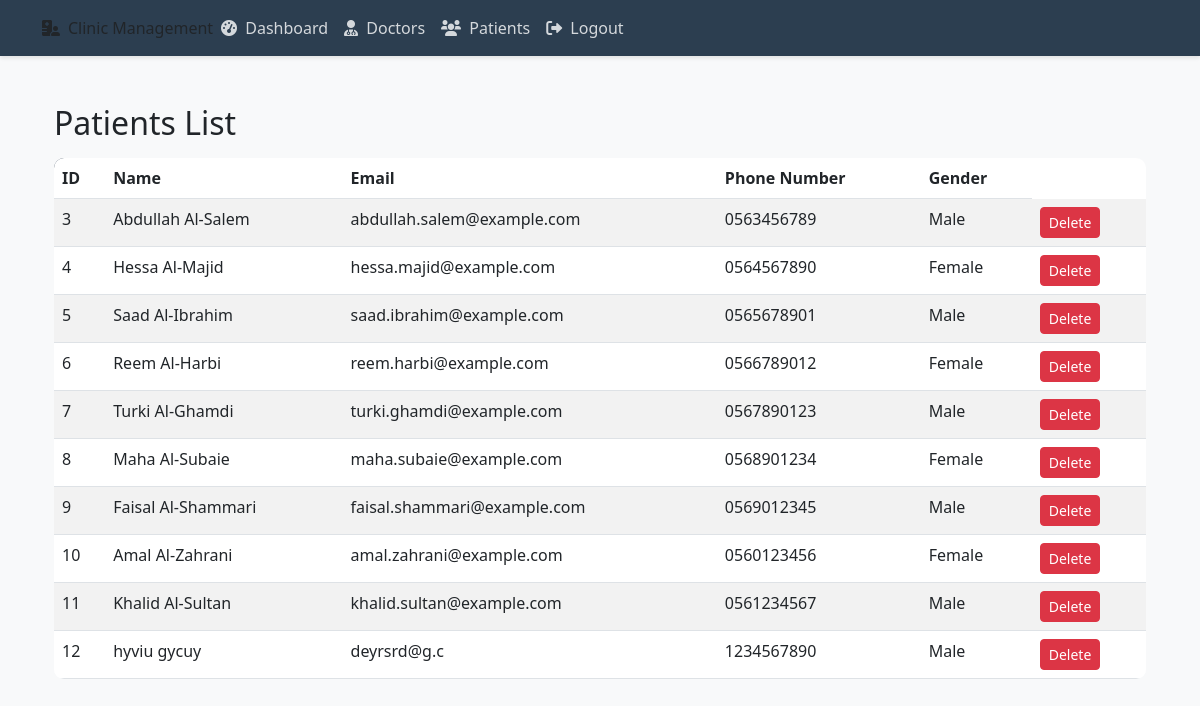
Screenshot of /admin/patients (signed in) with the database file from the repository.
### models.py (models this page shows)
class Patient(db.Model):
    __tablename__ = 'patients'
    id = db.Column(db.Integer, primary_key=True)
    first_name = db.Column(db.String(50), nullable=False, comment='First name')
    last_name = db.Column(db.String(50), nullable=False, comment='Last name')
    email = db.Column(db.String(120), unique=True, nullable=False, comment='Email address')
    phone_number = db.Column(db.String(20), nullable=False, comment='Phone number')
    password = db.Column(db.String(128), nullable=False, comment='Password')
    gender = db.Column(db.String(10), nullable=False, comment='Gender')
    created_at = db.Column(db.DateTime, server_default=db.func.now(), comment='Registration date')
    appointments = db.relationship('Appointment', backref='patient_details')

### app.py (the view)
@app.route('/admin/patients')
@login_required
def patients_list():
    if current_user.role != 'admin':
        flash('You do not have permission to access this page.', 'danger')
        return redirect(url_for('login'))
    patients = Patient.query.all()
    return render_template('admin/patients_list.html', patients=patients, current_year=datetime.now().year)

### app.py (called while the page is built)
@login_manager.user_loader
def load_user(user_id):
    return db.session.get(User, int(user_id))

### templates/admin/patients_list.html
{% extends 'base.html' %}
{% block content %}
<div class="container mt-5">
    <h2>Patients List</h2>
    <table class="table table-striped mt-3">
        <thead>
            <tr>
                <th>ID</th>
                <th>Name</th>
                <th>Email</th>
                <th>Phone Number</th>
                <th>Gender</th>
            </tr>
        </thead>
        <tbody>
            {% for patient in patients %}
            <tr>
                <td>{{ patient.id }}</td>
                <td>{{ patient.first_name }} {{ patient.last_name }}</td>
                <td>{{ patient.email }}</td>
                <td>{{ patient.phone_number }}</td>
                <td>{{ patient.gender.capitalize() }}</td>
                <td>
                    <form action="{{ url_for('delete_patient_record', patient_id=patient.id) }}" method="post" style="display:inline;">
                        <button type="submit" class="btn btn-danger btn-sm">Delete</button>
                    </form>
                </td>
            </tr>
            {% endfor %}
        </tbody>
    </table>
</div>
{% endblock %}

### templates/base.html (style rules this page uses)
:root { --primary-color: #2c3e50; --secondary-color: #3498db; --accent-color: #e74c3c; }
body { font-family: 'Segoe UI', Tahoma, Geneva, Verdana, sans-serif; background-color: #f8f9fa; }
.table { background: white; border-radius: 10px; overflow: hidden; }
.table thead { background-color: var(--primary-color); color: white; }

### rows the page displays
Patient: id "3", first_name "Abdullah", last_name "Al-Salem", email "abdullah.salem@example.com", phone_number "0563456789", gender "Male"
Patient: id "4", first_name "Hessa", last_name "Al-Majid", email "hessa.majid@example.com", phone_number "0564567890", gender "Female"
Patient: id "5", first_name "Saad", last_name "Al-Ibrahim", email "saad.ibrahim@example.com", phone_number "0565678901", gender "Male"
Patient: id "6", first_name "Reem", last_name "Al-Harbi", email "reem.harbi@example.com", phone_number "0566789012", gender "Female"
Patient: id "7", first_name "Turki", last_name "Al-Ghamdi", email "turki.ghamdi@example.com", phone_number "0567890123", gender "Male"
Patient: id "8", first_name "Maha", last_name "Al-Subaie", email "maha.subaie@example.com", phone_number "0568901234", gender "Female"
Patient: id "9", first_name "Faisal", last_name "Al-Shammari", email "faisal.shammari@example.com", phone_number "0569012345", gender "Male"
Patient: id "10", first_name "Amal", last_name "Al-Zahrani", email "amal.zahrani@example.com", phone_number "0560123456", gender "Female"
Patient: id "11", first_name "Khalid", last_name "Al-Sultan", email "khalid.sultan@example.com", phone_number "0561234567", gender "Male"
Patient: id "12", first_name "hyviu", last_name "gycuy", email "deyrsrd@g.c", phone_number "1234567890", gender "Male"
